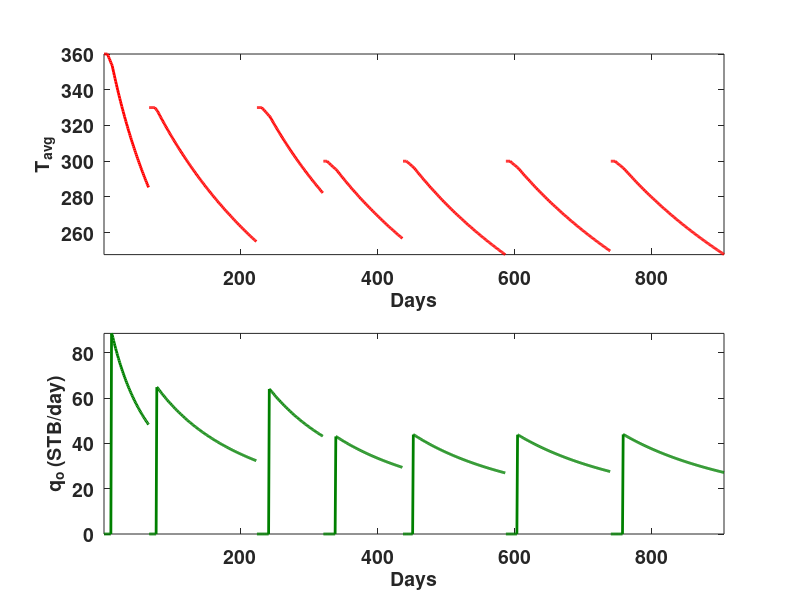

The MATLAB source for this figure:


%CyclicSteamInjection.m

clear all
%close all
clc

% Cyclic Steam Injection Example (Note: analytical model and data from SPE13037)
% 
%

%% Input data for field and base cases
kRes = 1.5;                             % Reservoir permeability (D)
kSteam = 2 * kRes;                      % Permeability to steam (D)
phi = 0.32;                             % Porosity 
Swi = 0.25;                             % Initial water saturation
rw = 0.31;                              % Well radius (ft)
SorSteam = 0.05;                        % Residual oil saturation to steam 
SorWater = 0.25;                        % Residual oil saturation to water 
Tr = 110;                               % Initial reservoir temperature (F)
Tstd = 60;                              % Standard temperature (F) 
lambda = 24;                            % Reservoir thermal conductivity (Btu/ft day F)
alpha = 0.48;                           % Reservoir thermal diffusivity (ft^2/day)
rhoOilStd = 61.8;                       % Oil density @ standard condictions (lb/ft^3)
TimeStep = 1.0;                         % Time step size (days)
PatternArea=0.588;                      % (acres) = well spacing of 160ft
PayThickness = 80;                      % Pay thickness (ft)
g = 32.17;                              % Gravitational acceleration (ft/s^2)
%%

%% Operational data
SteamInjectionRate = [647 905 953 972 954 1042 1067];      % Steam injection rate (bbl/day)
InjectionTime = [6 9 8 6 6 7 7];                           % Injection time (days)
SoakTime = [5 2 10 12 9 10 11];                            % Soak time (days)
DownHoleSteamTemp = [360 330 330 300 300 300 300];         % Downhole steam temperature (F)
DownHoleSteamQuality = [0.7 0.6 0.5 0.5 0.5 0.5 0.5];      % Downhole steam quality 
ProductionTime = [55 146 79 98 135 136 148];               % Production time (days)
WIP = 50000;                                               % Amount of mobile water in place at beginning of cycle (Assumption)
qw = 0;                                                    % water production rate (BPD) (Assumption)
CumulativeOil = [];                                        % Cumulative oil production (STB) 
CumulativeTime = [];                                       % Cumulative time (days) 
cycleLength = InjectionTime + SoakTime + ProductionTime;   % Total cycle time (days)
cumulativeCycleLength = cumsum([1;cycleLength']);          % Cumulative cycle time (days) 
%%

%% Setting up plot
figure('Color','w');
set(gcf, 'Position', get(0,'Screensize'));
%%
 
%% Starting cycles
 
for i=1:length(SteamInjectionRate) 
        
    t=0;                                                                   % Time at beginning of each cycle                                          
    hwTr = 68 * ( Tr/100 )^1.24;                                           % Water enthalpy correlation for reservoir temperature (eq 16)
    hwSteam = 68 * ( DownHoleSteamTemp(i) / 100 )^1.24;                    % Water enthalpy correlation for steam temperature (eq 16)
    Cw = ( hwSteam - hwTr ) / ( DownHoleSteamTemp(i) - Tr );               % Specific heat of water of Jones (eq 15)         
    Lvdh = 94 * ( 705 - DownHoleSteamTemp(i) )^0.38;                       % Steam latent heat correlation of Farouq Ali (eq 17)
    Qi = Cw * ( DownHoleSteamTemp(i) - Tr ) +...
        Lvdh * DownHoleSteamQuality(i);                                    % Amount of heat injected per unit mass of steam (eq 14)
    cp = 32.5 + (4.6 * phi^0.32 - 2) * (10 * Swi - 1.5);                   % Bulk volumetric heat capacity of Jones (eq 19)  
    pSteam = ( DownHoleSteamTemp(i) / 115.95 )^4.4543;                     % Steam pressure approximation (eq 7)
    rhoSteam = pSteam^( 0.9588 ) / 363.9;                                  % Steam density (eq 10)
    muSteam = 1e-4 * ( 0.2 * DownHoleSteamTemp(i) + 82 );                  % Steam viscosity (eq 11)
    rhoOil = rhoOilStd - 0.0214 * ( Tr - Tstd );                           % Oil density approximation (eq 32)
    rhoWater = 62.4 - 11 * log( ( 705 - Tstd ) / ( 705 - Tr ) );           % Water density approximation (eq 33)     
    ARD = sqrt( ( 350 * 144 * SteamInjectionRate(i) * muSteam ) / ...      % Dimensionless group for scaling the radial steam zone (eq 9) 
          ( 6.328 * pi * ( rhoOil - rhoSteam ) * PayThickness^2 * ...
          kSteam * rhoSteam ) ); 
    hSt = 0.5 * PayThickness * ARD;                                        % Average steam zone thickness by Van Lookeren (eq 8)  
    Wp = 0.0;                                                              % Cumulative water production at beginning of cycle
    
    if(i~=1)    
        Hlast = VSteam * cp * (Taverage - Tr);                             % Amount of heat in the reservoir for subsequent cycles (eq 20)
    else
        Hlast = 0;                                                         % Amount of heat in the reservoir before first cycle starts 
    end
    
    VSteam = ( SteamInjectionRate(i) * InjectionTime(i) * rhoWater * Qi... % Steam zone volume estimation (eq 13)
        + Hlast ) / ( cp * ( DownHoleSteamTemp(i) - Tr ) );         
    RhSteam = sqrt( VSteam / ( pi * hSt ) );                               % Steam zone radius (eq 12)
    
    qoPreviousCycle = zeros(cycleLength(i),1);                             % Oil rate vector     
    TaveragePreviousCycle = zeros(cycleLength(i),1);                       % Average temperature vector
    
    for t = 1:cycleLength(i)                                               % Cycling through InjectionTime + SoakTime + ProductionTime
                
        if t <= (InjectionTime(i))                                         % Injection Interval 
            
            Taverage = DownHoleSteamTemp(i);                               %Average temperature during injection = downhole steam temperature
            qo = 0;
            
        end
                
        if t > InjectionTime(i) && t <= (InjectionTime(i) + SoakTime(i))   % Soak interval
            
           tDH = alpha * ( t - InjectionTime(i) ) / RhSteam^2;             % Vertical loss (eq 23)
           fHD = 1 / ( 1 + 5 * tDH );                                      % Radial loss (eq 22)                           
           tDV = 4 * alpha * ( t - InjectionTime(i) ) / PayThickness^2;    % (eq 25)       
           fVD = 1 / sqrt( 1 + 5 * tDV );                                  % (eq 24)
           fPD = 0;                                                        % Energy removed with produced fluids during soaking phase
           qo = 0;                                                         % Oil rate during soaking phase
           Taverage = Tr + ( DownHoleSteamTemp(i) ...                      % Average temperature at any time by Boberg and Lantz (eq 21)
                    - Tr ) * ( fHD * fVD * ( 1 - fPD ) - fPD );            
        end
                
        if t > (InjectionTime(i) + SoakTime(i))                            % Production Interval         
            
           tDH  = alpha * ( t - InjectionTime(i) ) / RhSteam^2;            % Vertical loss (eq 23)        
           fHD = 1 / ( 1 + 5 * tDH );                                      % Radial loss (eq 22)  
           tDV = 4 * alpha * ( t - InjectionTime(i) ) / PayThickness^2;    % (eq 25)            
           fVD = 1 / sqrt( 1 + 5 * tDV );                                  % (eq 24)     
           TpreviousTimeStep = Taverage;                                   % Registering average temperature from previous time step
           Taverage = Tr + ( DownHoleSteamTemp(i) ...                      % Average temperature at any time by Boberg and Lantz (eq 21)
                    - Tr ) * ( fHD * fVD * ( 1 - fPD ) - fPD );            
           rhoOil = rhoOilStd - 0.0214 * ( Tr - Tstd );                    % Oil density approximation (eq 32)
           Moil = ( 3.065 + 0.00355 * Taverage ) * sqrt( rhoOil );         % Volumetric heat capacity of oil (eq 30)
           rhoWater = 62.4 - 11 * log( ( 705 - Tstd ) / ( 705 - Tr ) );    % Water density approximation (eq 33)   
           Mwater = Cw * rhoWater;                                         % Volumetric heat capacity of water (eq 31)
           Qp = 5.615 * ( qo * Moil + qw * Mwater )*( Taverage - Tr );     % Rate of heat removal from the reservoir with produced fluids (eq 29)
           HeatInjected = 350 * Qi * SteamInjectionRate(i)...              % Amount of heat injected (eq 28)
               * InjectionTime(i);     
           Qmax = HeatInjected + Hlast - pi * RhSteam^2 * lambda...        % Maximum amount of heat supplied to the reservoir (eq 27) 
               * (DownHoleSteamTemp(i) - Tr) * sqrt(SoakTime(i)/(pi*alpha));      
           deltafPD = 5.615 * ( qo * Moil + qw * Mwater )...               % (eq 35)
                * ( TpreviousTimeStep - Tr ) * TimeStep / ( 2 * Qmax );             
           fPD  = fPD + deltafPD;                                          % Energy removed with produced fluids (eq 34)
           muOil = ( 2.698e-5 ) * exp( ( 1.066e+4 ) /( Taverage + 460 ));  % Oil viscosity (eq 36)               
           Rx = sqrt( RhSteam^2 + PayThickness^2 );                        % Radial distance along the hot oil zone (eq 2)
           sinTheta = PayThickness / Rx;                                   % theta = angle between steam-oil interface and reservoir bed (eq 5)       
           deltaH= PayThickness - hSt;                                     % Difference between height of reservoir and steam zone thickness, (eq 6)
           pwf = 0.6 * pSteam ;                                            % Bottom hole flowing pressure (assumption) 
           deltaPhi = deltaH * g * sinTheta + ( ( ( pSteam - pwf )...      % (eq 4)
               * 6895 )/ ( rhoOil * 16.02 ) ) * 10.76;
           SwBar = 1 - SorWater;                                           % Mobile water around the well (eq 38)
           Sw = SwBar - (SwBar - Swi) * Wp / WIP;                          % Water saturation  (eq 39)
           SwStar = (Sw - Swi)/(1 - Swi - SorWater);                       % Normalized water saturation (eq 40)
           krw = -0.002167 * SwStar + 0.024167 * SwStar^2;                 % Water relative permeability (eq 41)
           
           if SwStar <= 0.2
                kro = 1.0;                                                 % Oil relative permeability (eq 43)
           else
                kro = -0.9416 + 1.0808 / SwStar - 0.13858 / SwStar^2;      % Oil relative permeability (eq 42)
           end
           
           deltaSo = ( 1 - Swi ) - SorSteam;                               % Change in oil saturation (eq 3)
           nuAverage = muOil / rhoOil;                                     % Kinematic viscosity of the oil = oil viscosity/oil density     
           qo = 1.87 * Rx * sqrt ( ( kro * kRes * phi * deltaSo...         % Oil rate (eq 1)
               * alpha * deltaPhi )/( 2.0  *nuAverage...
               * ( log( Rx / rw ) - 0.5 ) ) );          
        end
        
        qoPreviousCycle(t) = qo; 
        TaveragePreviousCycle(t) = Taverage;                           
                                
    end        
        
    CumulativeOil = [ CumulativeOil ; qoPreviousCycle ];
    time_range = linspace( cumulativeCycleLength(i) , cumulativeCycleLength(i+1) , (cumulativeCycleLength(i+1) - cumulativeCycleLength(i)) );        
    CumulativeTime = [ CumulativeTime ; time_range' ];

    %Plotting production
    subplot(2,1,2)
    plot([cumulativeCycleLength(i):1:(cumulativeCycleLength(i+1)')-1],qoPreviousCycle,'-','Color',[0 0.5 0],'LineWidth',2);
    hold on;
    xlabel('Days','FontSize',14,'FontWeight','bold');
    ylabel('q_o (STB/day)','FontSize',14,'FontWeight','bold');
    set(gca,'FontSize',14,'FontWeight','bold');
    axis tight;
    
    % Plotting temperature
    subplot(2,1,1);
    plot([cumulativeCycleLength(i):1:(cumulativeCycleLength(i+1)')-1],TaveragePreviousCycle,'r-','LineWidth',2);
    hold on;
    xlabel('Days','FontSize',14,'FontWeight','bold')
    ylabel('T_{avg}','FontSize',14,'FontWeight','bold')        
    set(gca,'FontSize',14,'FontWeight','bold');
    axis tight;

    clear Tavg_saved qo_saved;    
    
end

% Plotting cumulative oil production
% figure('Color','w');
% set(gcf, 'Position', get(0,'Screensize'));
% plot(CumulativeTime,cumsum(CumulativeOil),'-','Color','k','LineWidth',2);
% xlabel('Days','FontSize',14,'FontWeight','bold','Color','k')
% ylabel('Cumulative oil produced (STB)','FontSize',14,'FontWeight','bold','Color','k')
% set(gca,'FontSize',14,'FontWeight','bold');
% 






%%

